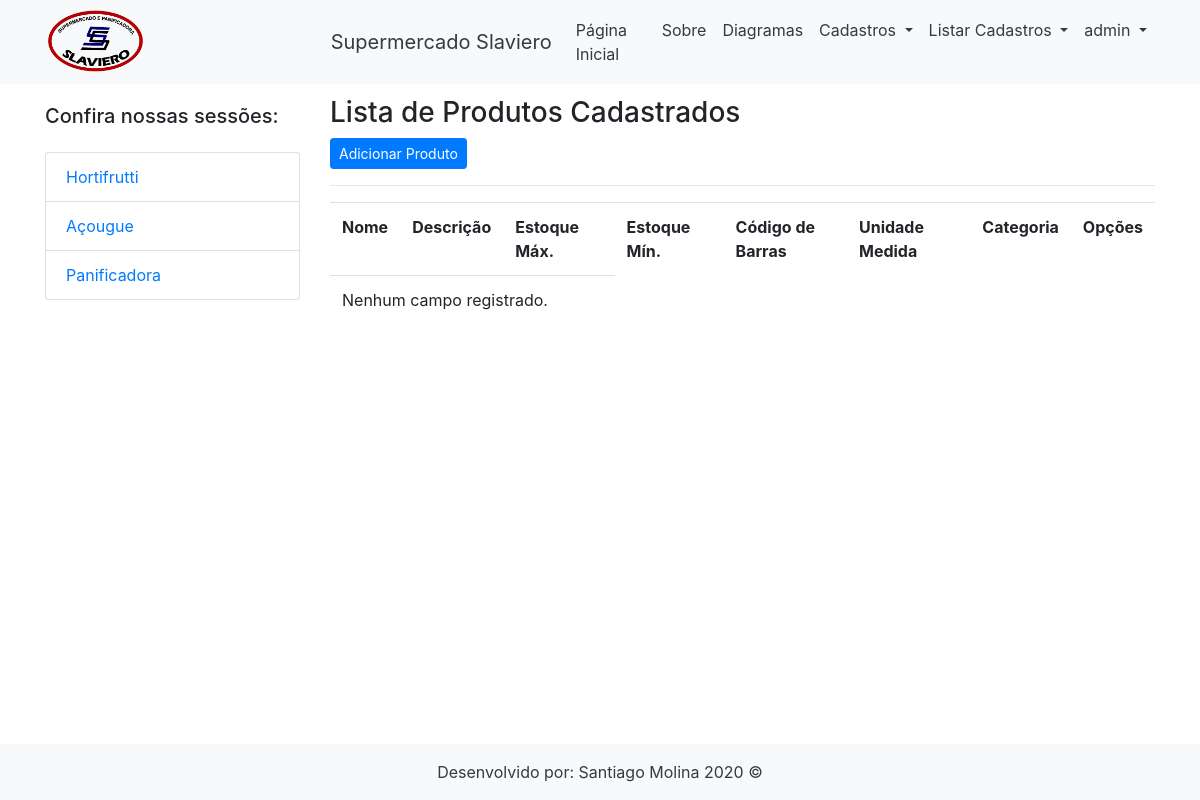
Before: /listar/produto/ (signed in) with the older database file.
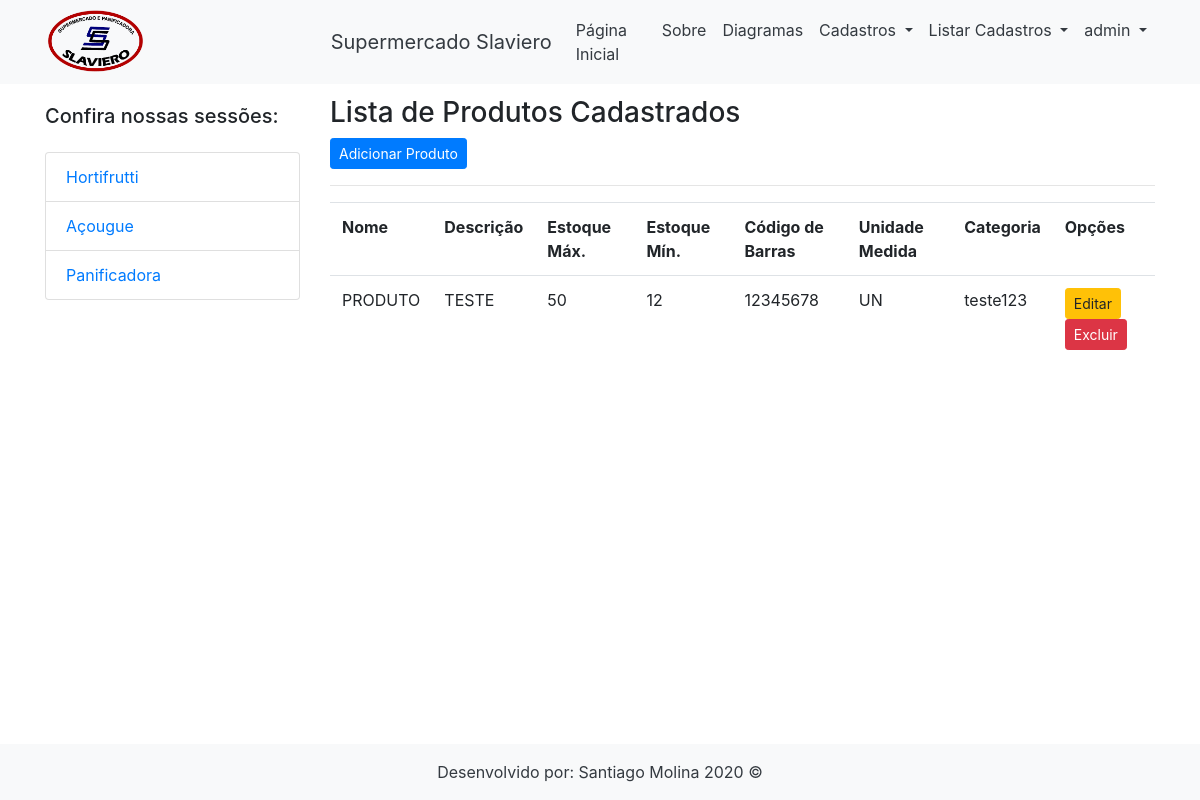
After: the same page with the newer database file.
### cadastros/models.py (models this page shows, shortened)
class Produto(models.Model):
    nome = models.CharField(max_length=100, verbose_name="Nome do Produto")
    descricao = models.CharField(max_length=120, verbose_name="Descrição")
    estoque_max = models.IntegerField(verbose_name="Estoque Máximo")
    estoque_min = models.IntegerField(verbose_name="Estoque Mínimo")
    codigo_barras = models.CharField(max_length=30, verbose_name="Código de Barras")
    unidademedida = models.ForeignKey(UnidadeMedida, on_delete=models.PROTECT)
    categoria = models.ForeignKey(Categoria, on_delete=models.PROTECT)

class UnidadeMedida(models.Model):
    nome = models.CharField(max_length=100)

class Categoria(models.Model):
    nome = models.CharField(max_length=80)
    descricao = models.CharField(max_length=100, verbose_name="Descrição")

### cadastros/views.py (the view)
# urls.py: path('listar/produto/', ProdutoList.as_view(), name='listar-produto'),
class ProdutoList(LoginRequiredMixin, ListView):
    login_url = reverse_lazy('login')
    model = Produto
    template_name = 'cadastros/listas/produto.html'

### cadastros/templates/cadastros/listas/produto.html (shortened to what this page needs)
{% extends 'paginas/modelo.html' %}
{% load static %}
{% block slide %}
<p></p><br>
<h3>Lista de Produtos Cadastrados</h3>
<a href="{% url 'cadastrar-produto' %}" class="btn btn-primary btn-sm">Adicionar Produto</a>
<hr>
<div class="table responsive">
    <table class="table table striped">
        <tr>
            <th>Nome</th>
            <th>Descrição</th>
            <th>Estoque Máx.</th>
            <th>Estoque Mín.</th>
            <th>Código de Barras</th>
            <th>Unidade Medida</th>
            <th>Categoria</th>
            <th>Opções</th>
        </tr>
        {% for produto in object_list %}
        <tr>
            <td>{{ produto.nome }}</td>
            <td>{{ produto.descricao }}</td>
            <td>{{ produto.estoque_max }}</td>
            <td>{{ produto.estoque_min }}</td>
            <td>{{ produto.codigo_barras }}</td>
            <td>{{ produto.unidademedida.nome }}</td>
            <td>{{ produto.categoria.nome }}</td>
            <td>
                <a href="{% url 'editar-produto' produto.pk %}" class="btn btn-warning btn-sm" title="Excluir">Editar</a>
                <a href="{% url 'excluir-produto' produto.pk%}" class="btn btn-danger btn-sm" title="Editar">Excluir</a>
            </td>
        </tr>
        {% empty %}
        <tr>
            <td colspan="3">Nenhum campo registrado.</td>
        </tr>
        {% endfor %}
    </table>
</div>
{% endblock %}

Changed rows visible on the page:
added Produto: nome "PRODUTO", descricao "TESTE", estoque_max "50", estoque_min "12", codigo_barras "12345678", unidademedida.nome "UN", categoria.nome "teste123"
Other visible differences:
text no longer shown: "Nenhum campo registrado."
